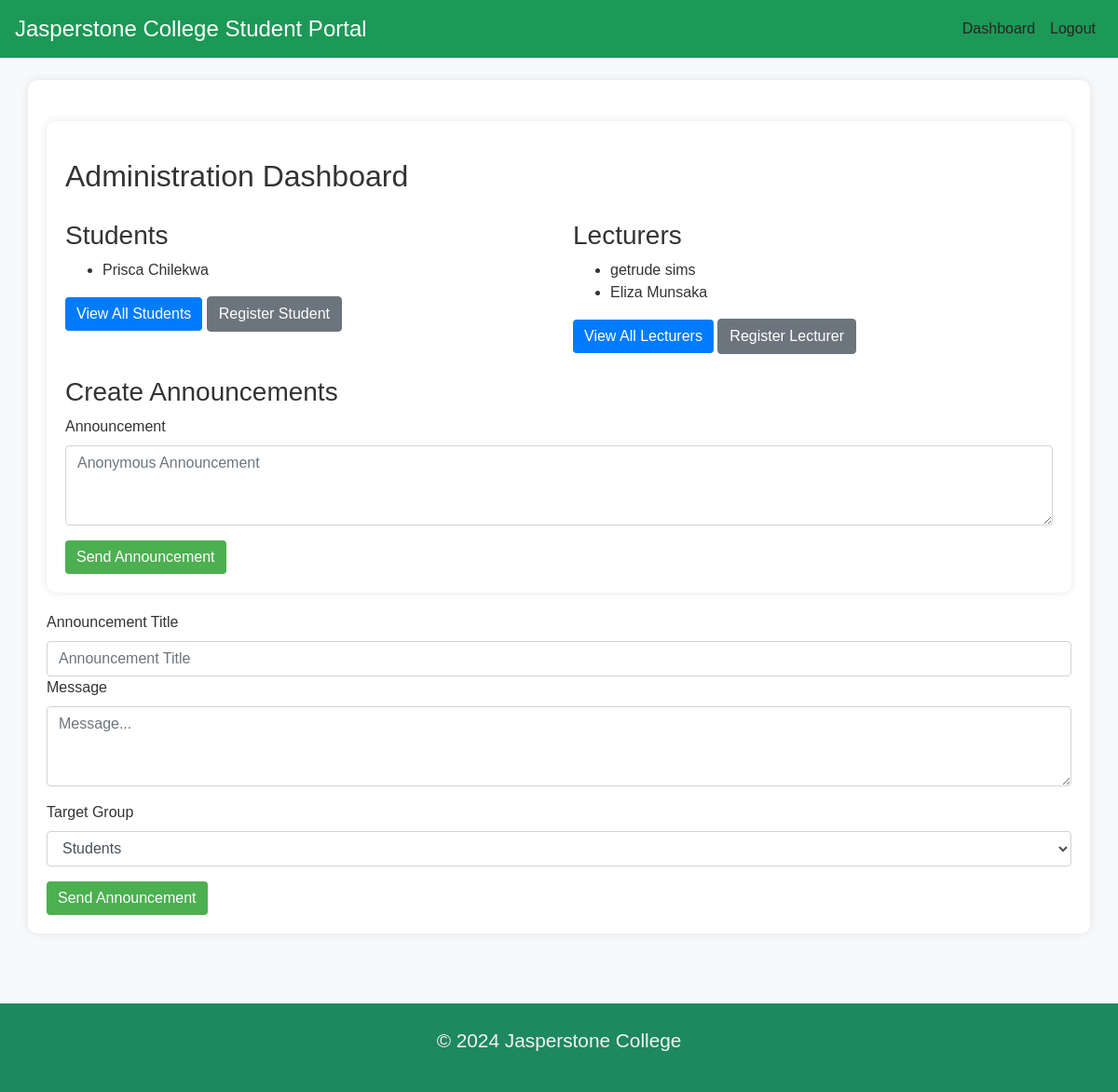
Page /administration/ (signed in) on the earlier database version.
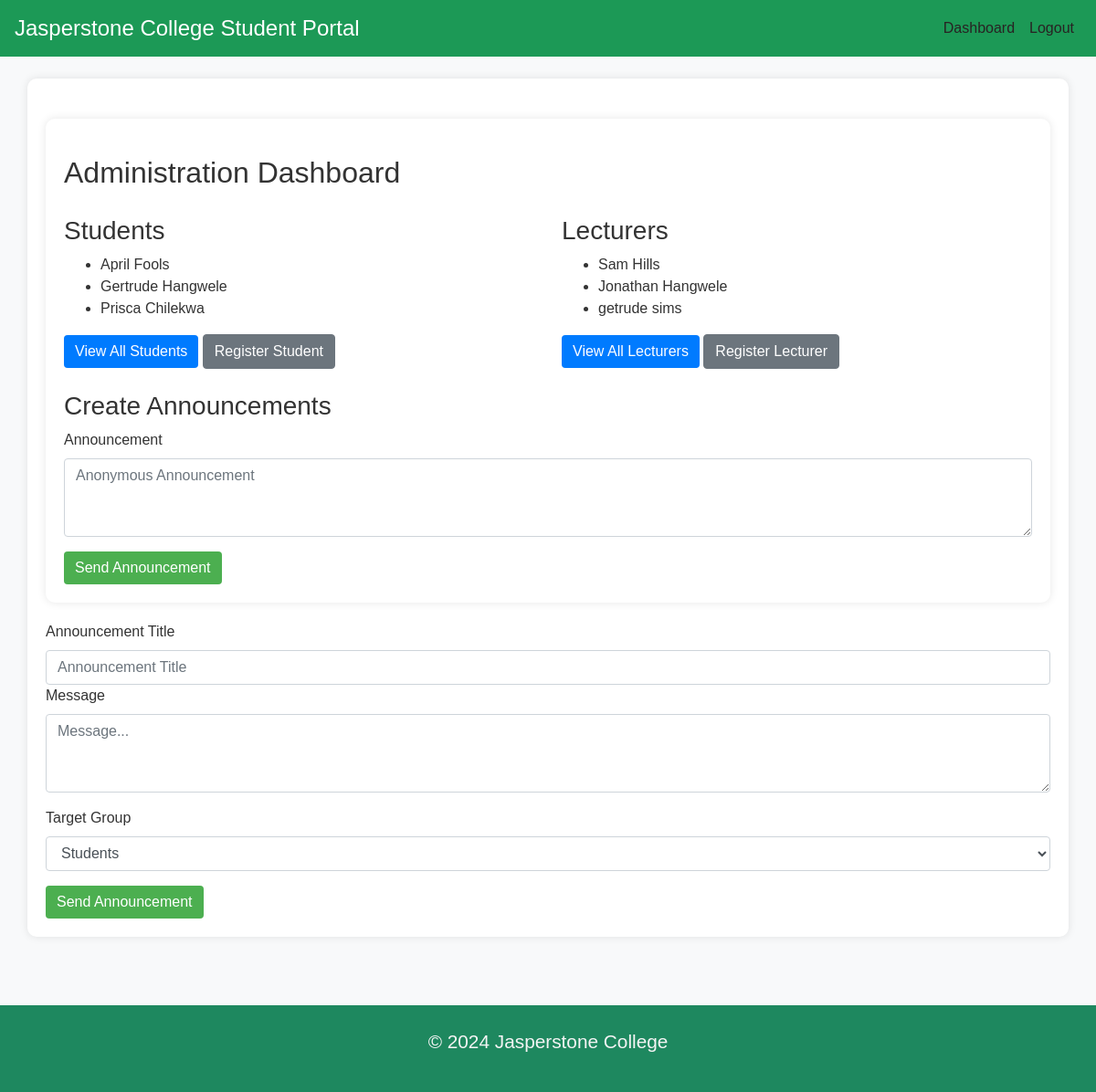
Same page on the later database version.
### students/models.py (models this page shows, shortened)
class Student(models.Model):
    user = models.OneToOneField(User, on_delete=models.CASCADE)
    student_number = models.CharField(max_length=30, unique=True)
    course = models.ForeignKey(Course, on_delete=models.CASCADE, default=1)
    intake_date = models.ForeignKey(StudentProfile, on_delete=models.CASCADE, null=True, blank=True)
    duration_years = models.IntegerField(default="2")   # Duration of the course
    assigned_courses = models.ManyToManyField(Course, related_name='students', blank=True)   # Many-to-Many relationship
    program_of_study = models.ForeignKey(Programme, on_delete=models.CASCADE, default=1)
    profile_picture = models.ImageField(upload_to='images/student_profiles/', default='images/profiles/profile.jpg', blank=True, null=True) # Added profile_picture for Student

### lecturers/models.py (models this page shows, shortened)
class Lecturer(models.Model):
    user = models.OneToOneField(User, on_delete=models.CASCADE, related_name='lecturer_profile')
    assigned_courses = models.ManyToManyField(Course)
    programme = models.ManyToManyField(Programme)
    contact = models.CharField(max_length=20)

### administration/views.py (the view)
# urls.py: path('',views.admin_dashboard, name='admin_dashboard'),
def admin_dashboard(request):
    if 'admin_id' not in request.session:
        messages.error(request, "You must be logged in as admin to view this page.")
        return redirect('administration:admin_login')
    students = Student.objects.all().order_by('-id')[:3]  # Get all students
    lecturers = Lecturer.objects.all().order_by('-id')[:3]  # Get all lecturers
    return render(request, 'administration/dashboard.html', {
        'students': students,
        'lecturers': lecturers,
    })

### administration/templates/administration/dashboard.html (shortened to what this page needs)
{% extends 'base.html' %}
{% block log %}
<div class="collapse navbar-collapse" id="navbarNav">
    <ul class="navbar-nav ml-auto">
        <li class="nav-item active">
            <a class="nav-link" href="{% url 'administration:admin_dashboard' %}">Dashboard</a>
        </li>
        <li class="nav-item">
            <a class="nav-link" href="{% url 'administration:admin_logout' %}">Logout</a>
        </li>
    </ul>
</div>
{% endblock log %}
{% block content %}
<div class="container mt-4">
    <h2>Administration Dashboard</h2>
    <div class="row">
        <div class="col-md-6">
            <h3>Students</h3>
            <ul>
                {% for student in students %}
                    <li>{{ student.user }}</li>
                {% endfor %}
            </ul>
            <a href="{% url 'administration:student_list' %}" class="btn btn-primary">View All Students</a>
            <a href="{% url 'administration:register_student' %}" class="btn btn-secondary">Register Student</a>
        </div>
        <div class="col-md-6">
            <h3>Lecturers</h3>
            <ul>
                {% for lecturer in lecturers %}
                    <li>{{ lecturer.user.first_name }} {{ lecturer.user.last_name }}</li>
                {% endfor %}
            </ul>
            <a href="{% url 'administration:list_lecturers' %}" class="btn btn-primary">View All Lecturers</a>
            <a href="{% url 'administration:register_lecturers' %}" class="btn btn-secondary">Register Lecturer</a>
        </div>
    </div>
    <div class="mt-4">
        <h3>Create Announcements</h3>
        <form method="POST" action="{% url 'administration:create_announcement' %}">
            <div class="form-group">
                <label for="announcement">Announcement</label>
                <textarea class="form-control" id="announcement" name="announcement" rows="3" placeholder="Anonymous Announcement" required></textarea>
            </div>
            <button type="submit" class="btn btn-success">Send Announcement</button>
        </form>
    </div>
</div>
<form method="POST" action="{% url 'administration:create_announcement' %}">
    <div class="form-group">
        <label for="title">Announcement Title</label>
        <input class="form-control" id="title" name="title" placeholder="Announcement Title" max="100" required>
        <label for="announcement">Message</label>
        <textarea class="form-control" id="announcement" name="announcement" rows="3" placeholder="Message..." required></textarea>
    </div>
    <div class="form-group">
        <label for="target_group">Target Group</label>
        <select class="form-control" id="target_group" name="target_group">
            <option value="students">Students</option>
        </select>
    </div>
    <button type="submit" class="btn btn-success">Send Announcement</button>
</form>
{% endblock %}

Differences in the rows shown:
no longer on this page (row unchanged): Lecturer: user.first_name "Eliza", user.last_name "Munsaka"
added Student: user "April Fools"
added Student: user "Gertrude Hangwele"
added Lecturer: user.first_name "Sam", user.last_name "Hills"
added Lecturer: user.first_name "Jonathan", user.last_name "Hangwele"
